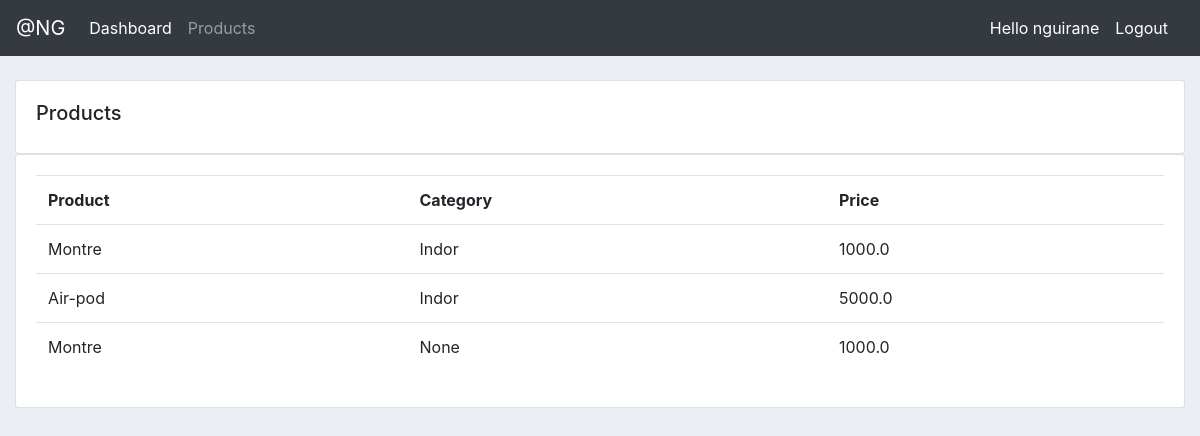
Screenshot of /products/ (signed in) with the database file from the repository.
### account/models.py (models this page shows, shortened)
class Product(models.Model):
    CATEGORY = (
        ("Indor", "Indor"),
        ("Out Dor", "Out Door")
    )
    name = models.CharField(max_length = 150, null=True)
    price = models.FloatField(null=True)
    category = models.CharField(max_length = 150, null=True , choices=CATEGORY)
    description = models.CharField(max_length = 150, null=True)
    date_created = models.DateTimeField(auto_now_add=True, null=True)

### account/views.py (the view)
# urls.py: path("products/", views.products, name="products"),
@login_required(login_url='login')
def products(request):
     products = Product.objects.all()
     return render(request, 'account/products.html', {"products":products})

### account/templates/account/products.html
{% extends "account/base.html" %}
{% block content %}
    <br>
    <div class="row">
    <div class="col-md">
        <div class="card card-body">
            <h5>Products</h5>
        </div>
        <div class="card card-body">
            <table class="table">
                <tr>
                    <th>Product</th>
                    <th>Category</th>
                    <th>Price</th>
                </tr>
                {% for product in products  %}
                    <tr>
                        <td>{{ product.name }}</td>
                        <td>{{ product.category }}</td>
                        <td>{{ product.price }}</td>
                    </tr>
                {% endfor %}
            </table>
        </div>
    </div>
    </div>
{% endblock content %}

### account/templates/account/navbar.html (shortened to what this page needs)
<nav class="navbar navbar-expand-lg navbar-dark bg-dark">
  <a class="navbar-brand" href="#">@NG</a>
  <div class="collapse navbar-collapse" id="navbarNav">
    <ul class="navbar-nav mr-auto">
    {% if request.user.is_staff %}
      <li class="nav-item active">
        <a class="nav-link" href={% url 'home' %}>Dashboard</a>
      </li>
      <li class="nav-item">
        <a class="nav-link" href={% url 'products' %}>Products</a>
      </li>
    {% endif %}
    </ul>
    <span class="text-white">Hello {{ request.user}}</span>
    <span> <a class="nav-link text-white" href={% url 'logout' %}>Logout</a></span>
  </div>
</nav>

### account/static/css/main.css (style rules this page uses)
body { background-color: #ebeff5; }

### rows the page displays
Product: name "Montre", category "Indor", price "1000.0"
Product: name "Air-pod", category "Indor", price "5000.0"
Product: name "Montre", category "None", price "1000.0"

### other values shown
{{ request.user }} "nguirane"
